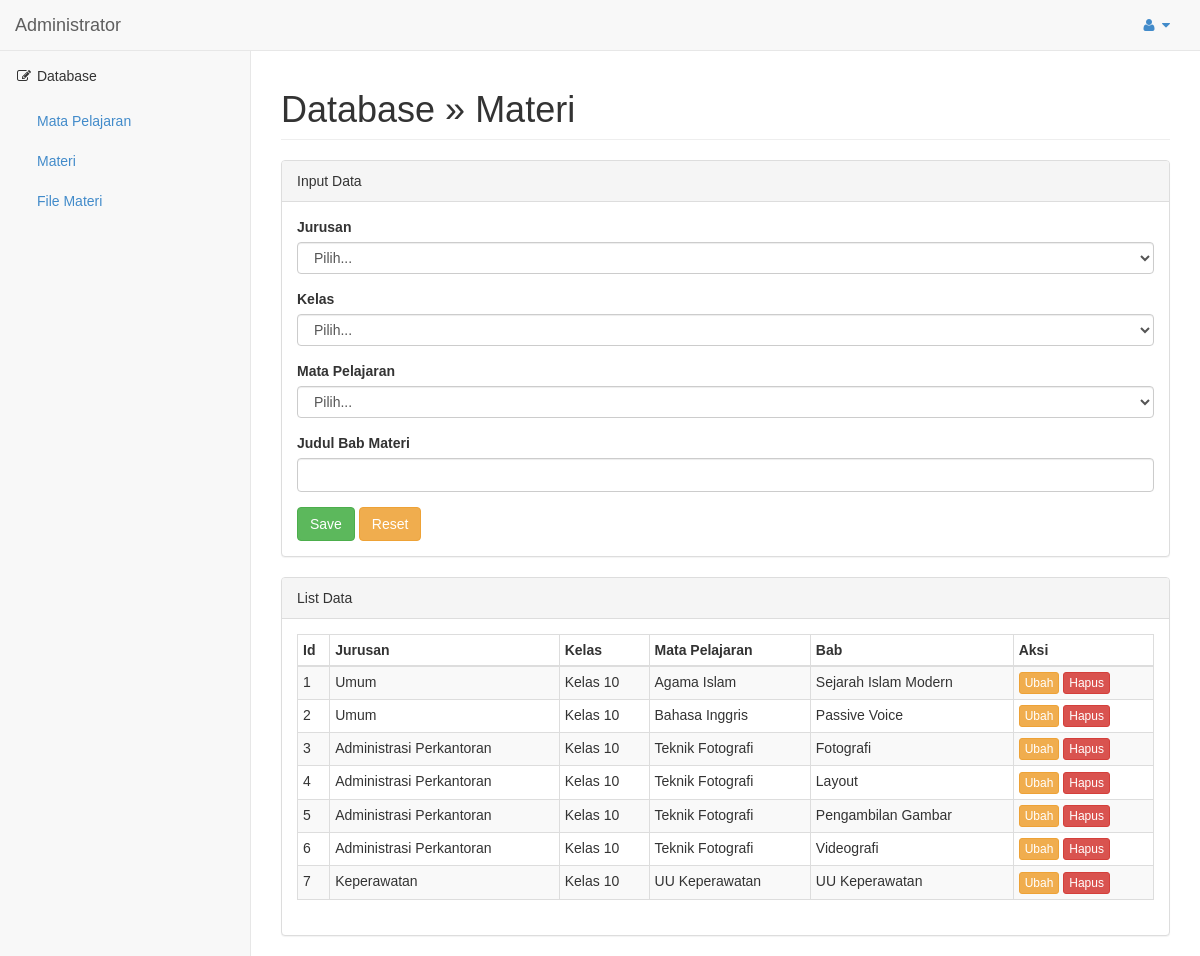
The page /admin/index.php?materi (signed in) on the database its author committed.
### tables this page shows
CREATE TABLE `materi` (
  `id` int(11) NOT NULL,
  `jurusan_id` int(11) NOT NULL,
  `kelas_id` int(11) NOT NULL,
  `mapel_id` int(11) NOT NULL,
  `materi` varchar(255) NOT NULL
);

CREATE TABLE `jurusan` (
  `id` int(11) NOT NULL,
  `jurusan` varchar(255) NOT NULL
);

CREATE TABLE `kelas` (
  `id` int(11) NOT NULL,
  `kelas` varchar(255) NOT NULL
);

CREATE TABLE `mata_pelajaran` (
  `id` int(11) NOT NULL,
  `jurusan_id` int(11) NOT NULL,
  `kelas_id` int(11) NOT NULL,
  `mata_pelajaran` varchar(255) NOT NULL
);

### admin/page/blog/materi.php (the view, shortened to what this page needs)
<?php
$materi = mysqli_query($connection, "SELECT materi.*, jurusan.jurusan, kelas.kelas, mata_pelajaran.mata_pelajaran
                                    FROM materi, jurusan, kelas, mata_pelajaran
                                    WHERE materi.jurusan_id = jurusan.id
                                    AND materi.kelas_id = kelas.id
                                    AND materi.mapel_id = mata_pelajaran.id
                                    ORDER BY materi.id ASC");
?>
<div class="row">
    <div class="col-lg-12">
        <h1 class="page-header">Database &raquo; Materi</h1>
    </div>
</div>
<div class="row">
    <div class="col-lg-12">
        <div class="panel panel-default">
            <div class="panel-heading">
                Input Data
            </div>
            <div class="panel-body">
                <div class="row">
                    <div class="col-lg-12">
                        <form role="form" action="" method="post">
                            <div class="form-group">
                                <label>Jurusan</label>
                                <select class="form-control" name="jurusan_id" required>
                                    <option value="">Pilih...</option>
                                </select>
                            </div>
                            <div class="form-group">
                                <label>Kelas</label>
                                <select class="form-control" name="kelas_id" required>
                                    <option value="">Pilih...</option>
                                </select>
                            </div>
                            <div class="form-group">
                                <label>Mata Pelajaran</label>
                                <select class="form-control" name="mapel_id" required>
                                    <option value="">Pilih...</option>
                                </select>
                            </div>
                            <div class="form-group">
                                <label>Judul Bab Materi</label>
                                <input class="form-control" type="text" name="materi" required/>
                            </div>
                            <button type="submit" name="submit" class="btn btn-success">Save</button>
                            <button type="reset" class="btn btn-warning">Reset</button>
                        </form>
                    </div>
                </div>
            </div>
        </div>
        <div class="panel panel-default">
            <div class="panel-heading">
                List Data
            </div>
            <div class="panel-body">
                <div class="table-responsive">
                    <table class="table table-striped table-bordered table-hover" id="dataTables-example">
                        <thead>
                            <tr>
                                <th>Id</th>
                                <th>Jurusan</th>
                                <th>Kelas</th>
                                <th>Mata Pelajaran</th>
                                <th>Bab</th>
                                <th>Aksi</th>
                            </tr>
                        </thead>
                        <tbody>
                        <?php if (mysqli_num_rows($materi)){?>
                        <?php while($row_materi = mysqli_fetch_array($materi)){?>
                            <tr>
                                <td><?php echo $row_materi["id"]?></td>
                                <td><?php echo $row_materi["jurusan"]?></td>
                                <td><?php echo $row_materi["kelas"]?></td>
                                <td><?php echo $row_materi["mata_pelajaran"]?></td>
                                <td><?php echo $row_materi["materi"]?></td>
                                <td class="center">
									<a href="index.php?materi-update=<?php echo $row_materi["id"]?>" class="btn btn-warning btn-xs" type="button">Ubah</a>
									<a href="index.php?materi-delete=<?php echo $row_materi["id"]?>" class="btn btn-danger btn-xs" type="button">Hapus</a>
								</td>
                            </tr>
                        <?php }?>
                        <?php }?>
                        </tbody>
                    </table>
                </div>
            </div>
        </div>
    </div>
</div>

### admin/css/admin.css (style rules this page uses)
body { background-color: #f8f8f8; padding-top: 100px; font-family: 'Arial' !important; }
@media (min-width:768px) { body { padding-top: 50px; } }

### rows shown on the page
materi: id "1", jurusan.jurusan "Umum", kelas.kelas "Kelas 10", mata_pelajaran.mata_pelajaran "Agama Islam", materi "Sejarah Islam Modern"
materi: id "2", jurusan.jurusan "Umum", kelas.kelas "Kelas 10", mata_pelajaran.mata_pelajaran "Bahasa Inggris", materi "Passive Voice"
materi: id "3", jurusan.jurusan "Administrasi Perkantoran", kelas.kelas "Kelas 10", mata_pelajaran.mata_pelajaran "Teknik Fotografi", materi "Fotografi"
materi: id "4", jurusan.jurusan "Administrasi Perkantoran", kelas.kelas "Kelas 10", mata_pelajaran.mata_pelajaran "Teknik Fotografi", materi "Layout"
materi: id "5", jurusan.jurusan "Administrasi Perkantoran", kelas.kelas "Kelas 10", mata_pelajaran.mata_pelajaran "Teknik Fotografi", materi "Pengambilan Gambar"
materi: id "6", jurusan.jurusan "Administrasi Perkantoran", kelas.kelas "Kelas 10", mata_pelajaran.mata_pelajaran "Teknik Fotografi", materi "Videografi"
materi: id "7", jurusan.jurusan "Keperawatan", kelas.kelas "Kelas 10", mata_pelajaran.mata_pelajaran "UU Keperawatan", materi "UU Keperawatan"
